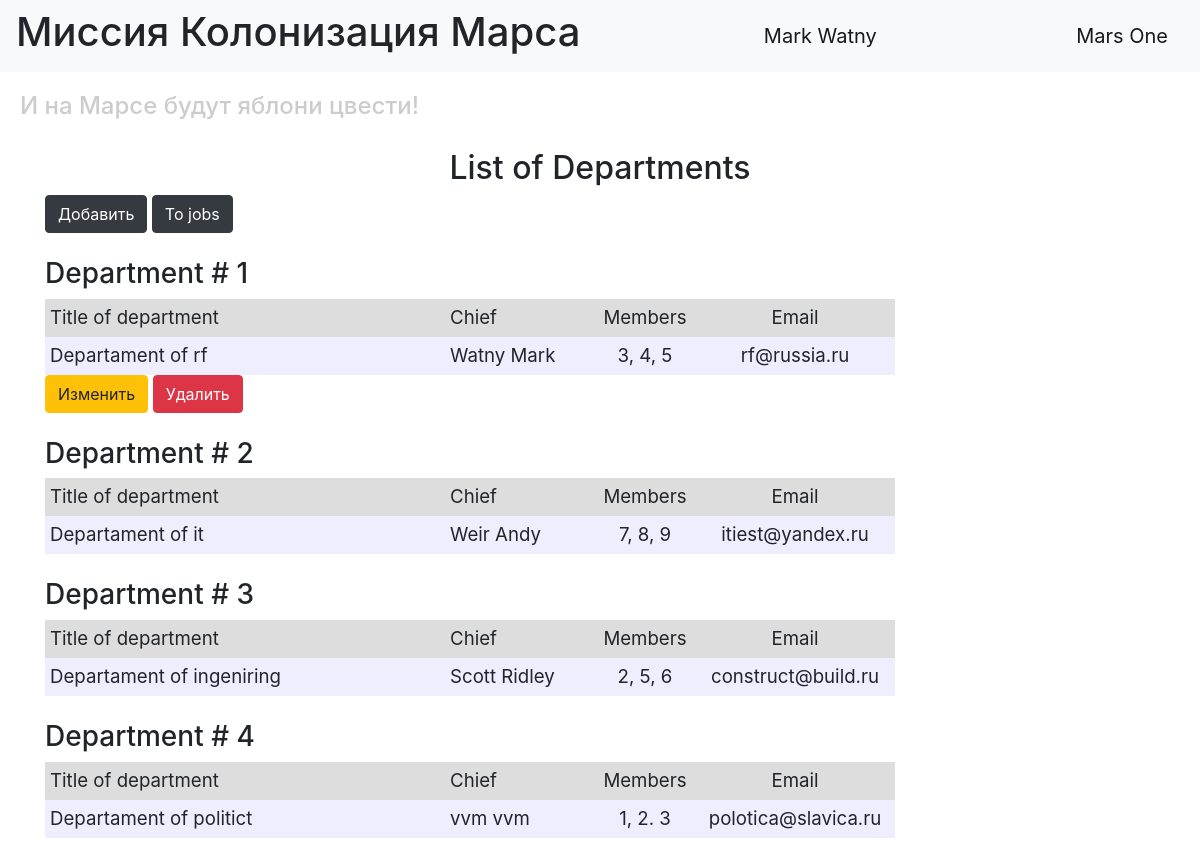
/departments (signed in), run on the app's committed database.
### data/users.py (models this page shows, shortened)
class User(SqlAlchemyBase, UserMixin, SerializerMixin):
    __tablename__ = 'users'
    id = sqlalchemy.Column(sqlalchemy.Integer, primary_key=True, autoincrement=True)
    surname = sqlalchemy.Column(sqlalchemy.String, nullable=True)
    name = sqlalchemy.Column(sqlalchemy.String, nullable=True)
    age = sqlalchemy.Column(sqlalchemy.Integer, nullable=True)
    position = sqlalchemy.Column(sqlalchemy.String, nullable=True)
    speciality = sqlalchemy.Column(sqlalchemy.String, nullable=True)
    address = sqlalchemy.Column(sqlalchemy.String, nullable=True)
    email = sqlalchemy.Column(sqlalchemy.String, index=True, unique=True, nullable=True)
    hashed_password = sqlalchemy.Column(sqlalchemy.String, nullable=True)
    modifed_date = sqlalchemy.Column(sqlalchemy.DateTime, default=datetime.datetime.now)
    departments = orm.relation('Departments', back_populates='user')
    jobs = orm.relation("Jobs", back_populates='user')

### data/departments.py (models this page shows)
class Departments(SqlAlchemyBase, SerializerMixin):
    __tablename__ = 'departments'
    id = sqlalchemy.Column(sqlalchemy.Integer,
                           primary_key=True, autoincrement=True)
    title = sqlalchemy.Column(sqlalchemy.String)
    chief = sqlalchemy.Column(sqlalchemy.Integer, sqlalchemy.ForeignKey('users.id'))
    members = sqlalchemy.Column(sqlalchemy.String)
    email = sqlalchemy.Column(sqlalchemy.String)
    user = orm.relation('User')

### main.py (the view)
@app.route('/departments')
def departments():
    db_sess = db_session.create_session()
    dep = db_sess.query(Departments).all()
    users = db_sess.query(User).all()
    names = {name.id: (name.surname, name.name) for name in users}
    return render_template('depart.html', names=names, departments=dep)

### data/db_session.py (called while the page is built)
def create_session() -> Session:
    global __factory
    return __factory()

### main.py (called while the page is built)
@login_manager.user_loader
def load_user(user_id):
    db_sess = db_session.create_session()
    return db_sess.query(User).get(user_id)

### templates/depart.html (shortened to what this page needs)
{% extends "base.html" %}
{% block content %}
<h2 align="center">List of Departments</h2>
{% if current_user.is_authenticated %}
<div>
    <a href="/adddep" class="btn btn-dark">
            Добавить
        </a>
    <a href="/" class="btn btn-dark">To jobs</a>
</div>
{% endif %}
<br>
{% for dep in departments %}
<h3>Department # {{ dep.id }}</h3>
<div class="table_container">
    <table class="my_table">
        <tr class="my_row">
            <td class="title" width="400px" bgcolor="#dddddd">Title of department</td>
            <td class="title" width="150px" bgcolor="#dddddd">Chief</td>
            <td class="title" width="100px" bgcolor="#dddddd" align="center">Members</td>
            <td class="title" width="200px" bgcolor="#dddddd" align="center">Email</td>
        </tr>
        <tr class="my_row">
            <td class="ordinary" bgcolor="#eeeeff">{{ dep.title.capitalize() }}</td>
            <td class="ordinary" bgcolor="#eeeeff">{{ names[dep.chief][0] }} {{ names[dep.chief][1] }}</td>
            <td class="ordinary" bgcolor="#eeeeff" align="center">{{ dep.members }}</td>
            <td class="ordinary" bgcolor="#eeeeff" align="center">{{ dep.email }}</td>
        </tr>
    </table>
</div>
{% if current_user.is_authenticated and (current_user.id == dep.chief or current_user.id == 1)%}
    <div>
        <a href="/editdep/{{ dep.id }}" class="btn btn-warning">
            Изменить
        </a>
        <a href="/dep_delete/{{ dep.id }}" class="btn btn-danger">
            Удалить
        </a>
    </div>
{% endif %}
<br>
{% endfor %}
{% endblock %}

### templates/base.html (shortened to what this page needs)
<!DOCTYPE html>
<html lang="en">
<head>
    <link rel="stylesheet" href="https://stackpath.bootstrapcdn.com/bootstrap/4.4.1/css/bootstrap.min.css"
>
    <link rel="stylesheet" type="text/css" href="../static/css/style.css"/>
</head>
<body>
<header>
    <nav class="navbar navbar-light bg-light">
        <h1>Миссия Колонизация Марса</h1>
        {% if current_user.is_authenticated %}
        <a class="navbar-brand" href="/logout">{{ current_user.name }} {{ current_user.surname }}</a>
        {% else %}
        <p>
            <a class="btn btn-primary " href="/register">Register</a>
            <a class="btn btn-success" href="/login">Log in</a>
        </p>
        {% endif %}
        <a class="navbar-brand" href="#">Mars One</a>
    </nav>
    <h4>И на Марсе будут яблони цвести!</h4>
</header>
<main role="main" class="container">
    {% block content %}{% endblock %}
</main>
</body>
</html>

### static/css/style.css (style rules this page uses)
td.title { background-color: "#dddddd"; align: "center"; font-size: 14pt; padding: 5px; }
td.ordinary { background-color: "#eeeeff"; align: "center"; font-size: 14pt; padding: 5px; }
h4 { color: #cccccc; padding: 20px; }

### data on the page
User: name "Mark", surname "Watny"
Departments: id "1", title "Departament of rf", chief.surname "Watny", chief.name "Mark", members "3, 4, 5", email "rf@russia.ru"
Departments: id "2", title "Departament of it", chief.surname "Weir", chief.name "Andy", members "7, 8, 9", email "itiest@yandex.ru"
Departments: id "3", title "Departament of ingeniring", chief.surname "Scott", chief.name "Ridley", members "2, 5, 6", email "construct@build.ru"
Departments: id "4", title "Departament of politict", chief.surname "vvm", chief.name "vvm", members "1, 2. 3", email "polotica@slavica.ru"
